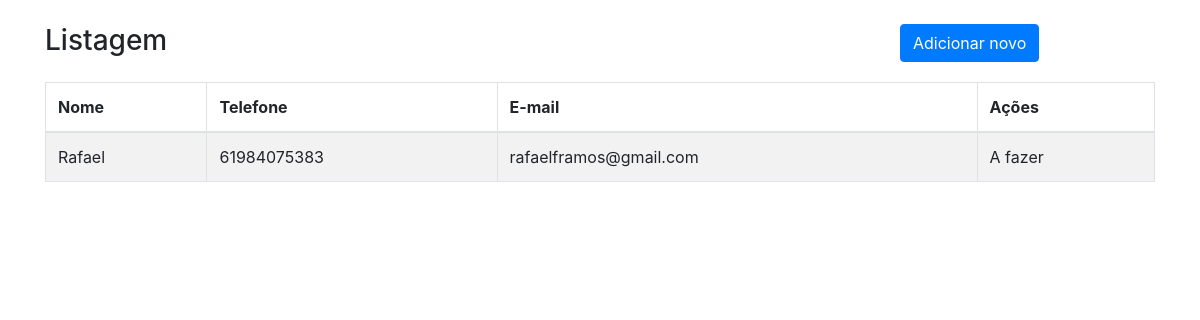
Before: / with the older database file.
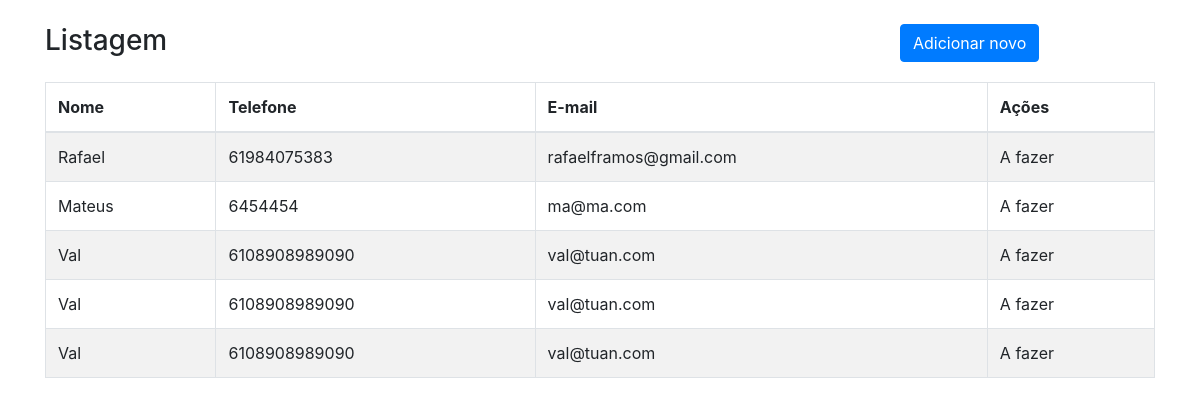
After: the same page with the newer database file.
### app1/models.py (models this page shows)
class User(models.Model):
    nome = models.CharField('nome',max_length=30)
    telefone = models.IntegerField('telefone')
    email = models.CharField('email',max_length=30)

### app1/views.py (the view)
# urls.py: path('',index,  name='index'),
def index(request):
    users = User.objects.all()
    context = {
        'users': users
    }
    return render(request,'index.html',context)

### app1/templates/index.html
{% extends "base.html" %}
{% block content %}
<div class="row py-2 my-2">
    <div class="col-md-9">
        <h3>Listagem</h3>
    </div>
    <div class="col-md-3">
        <a class="btn btn-primary" href="{% url 'criar' %}">Adicionar novo</a>
    </div>
</div>
<div class="table-responsive">
    <table class="table table-striped table-bordered">
        <thead>
            <tr>
                <th>Nome</th>
                <th>Telefone</th>
                <th>E-mail</th>
                <th>Ações</th>
            </tr>
        </thead>
        <tbody>
            {% for user in users %}
            <tr>
                <td>{{user.nome}}</td>
                <td>{{user.telefone}}</td>
                <td>{{user.email}}</td>
                <td>A fazer</td>
            </tr>
            {% endfor %}
        </tbody>
    </table>
</div>
{% endblock %}

### app1/templates/base.html (shortened to what this page needs)
{% load static %}
<!DOCTYPE html>
<html lang="en">
<head>
    <link rel="stylesheet" type="text/css" href="{% static 'css/bootstrap.min.css' %}">
</head>
<body>
    <div class="container my-3 mt-3">
        {% block content %}{% endblock %}
    </div>
</body>
</html>

Changed rows visible on the page:
added User: nome "Mateus", telefone "6454454", email "ma@ma.com"
added User: nome "Val", telefone "6108908989090", email "val@tuan.com"
added User: nome "Val", telefone "6108908989090", email "val@tuan.com"
added User: nome "Val", telefone "6108908989090", email "val@tuan.com"
